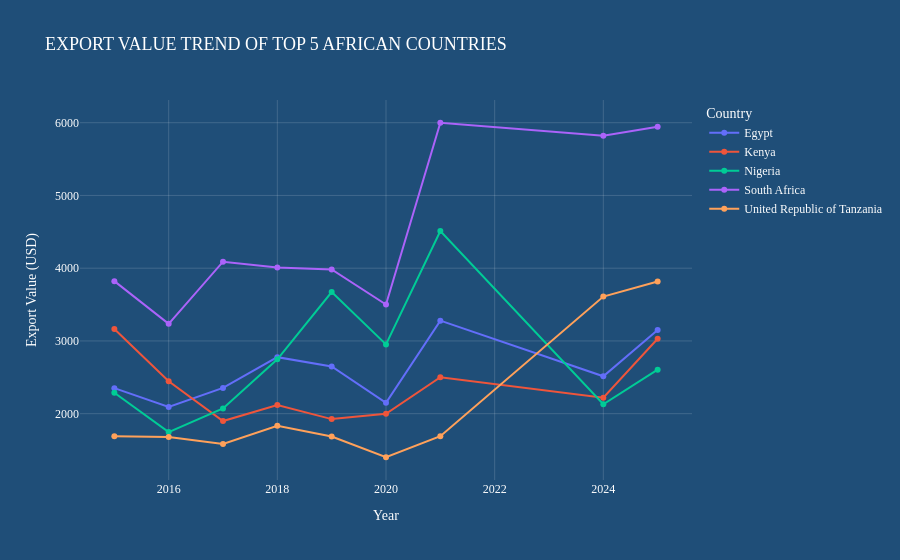

The notebook cell this image was saved under:
### Markdown cell above
<div style="
    background-color:white;
    padding:20px;
    border-radius:15px;
">
    <h1 style="
        font-size:24px;
        color:#1f4e78;
        text-align:left;
        margin:0;
        padding-left:10px;
    ">
      TOP COUNTRIES BY YEAR
    </h1>
</div>

### Code cell
fig = px.line(
    country_year,
    x='year',
    y='value_dl',
    color='country_name',
    markers=True,
    title='EXPORT VALUE TREND OF TOP 5 AFRICAN COUNTRIES',
    labels={
        'year': 'Year',
        'value_dl': 'Export Value (USD)',
        'country_name': 'Country'})

fig.update_layout(
    paper_bgcolor="#1F4E78",
    plot_bgcolor="#1F4E78",
    font=dict(
        family="Times New Roman",
        color="white"
    ),
    title=dict(
        font=dict(
            family="Times New Roman",
            size=18,
            color="white"
        )
    ),
    xaxis=dict(
        title_font=dict(size=14, color="white"),
        tickfont=dict(size=12, color="white"),
        gridcolor="rgba(255,255,255,0.15)"
    ),
    yaxis=dict(
        title_font=dict(size=14, color="white"),
        tickfont=dict(size=12, color="white"),
        gridcolor="rgba(255,255,255,0.15)"
    ),
    legend=dict(
        font=dict(color="white")
    )
)

fig.show()

### Figure 1 — Plotly figure (JSON) as saved in the notebook; plotly's stock layout.template omitted (floating-point values rounded to 4 significant figures)
{"data": [{"hovertemplate": "Country=Egypt<br>Year=%{x}<br>Export Value (USD)=%{y}<extra></extra>", "legendgroup": "Egypt", "line": {"color": "#636efa", "dash": "solid"}, "marker": {"symbol": "circle"}, "mode": "lines+markers", "name": "Egypt", "orientation": "v", "showlegend": true, "type": "scatter", "x": [2015, 2016, 2017, 2018, 2019, 2020, 2021, 2024, 2025], "xaxis": "x", "y": [2351.0, 2093.0, 2355.0, 2777.0, 2649.0, 2150.0, 3279.0, 2514.0, 3151.0], "yaxis": "y"}, {"hovertemplate": "Country=Kenya<br>Year=%{x}<br>Export Value (USD)=%{y}<extra></extra>", "legendgroup": "Kenya", "line": {"color": "#EF553B", "dash": "solid"}, "marker": {"symbol": "circle"}, "mode": "lines+markers", "name": "Kenya", "orientation": "v", "showlegend": true, "type": "scatter", "x": [2015, 2016, 2017, 2018, 2019, 2020, 2021, 2024, 2025], "xaxis": "x", "y": [3165.0, 2445.0, 1899.0, 2118.0, 1926.0, 1999.0, 2501.0, 2219.0, 3031.0], "yaxis": "y"}, {"hovertemplate": "Country=Nigeria<br>Year=%{x}<br>Export Value (USD)=%{y}<extra></extra>", "legendgroup": "Nigeria", "line": {"color": "#00cc96", "dash": "solid"}, "marker": {"symbol": "circle"}, "mode": "lines+markers", "name": "Nigeria", "orientation": "v", "showlegend": true, "type": "scatter", "x": [2015, 2016, 2017, 2018, 2019, 2020, 2021, 2024, 2025], "xaxis": "x", "y": [2289.0, 1747.0, 2072.0, 2748.0, 3672.0, 2952.0, 4511.0, 2130.0, 2605.0], "yaxis": "y"}, {"hovertemplate": "Country=South Africa<br>Year=%{x}<br>Export Value (USD)=%{y}<extra></extra>", "legendgroup": "South Africa", "line": {"color": "#ab63fa", "dash": "solid"}, "marker": {"symbol": "circle"}, "mode": "lines+markers", "name": "South Africa", "orientation": "v", "showlegend": true, "type": "scatter", "x": [2015, 2016, 2017, 2018, 2019, 2020, 2021, 2024, 2025], "xaxis": "x", "y": [3822.0, 3236.0, 4089.0, 4008.0, 3983.0, 3500.0, 5999.0, 5820.0, 5943.0], "yaxis": "y"}, {"hovertemplate": "Country=United Republic of Tanzania<br>Year=%{x}<br>Export Value (USD)=%{y}<extra></extra>", "legendgroup": "United Republic of Tanzania", "line": {"color": "#FFA15A", "dash": "solid"}, "marker": {"symbol": "circle"}, "mode": "lines+markers", "name": "United Republic of Tanzania", "orientation": "v", "showlegend": true, "type": "scatter", "x": [2015, 2016, 2017, 2018, 2019, 2020, 2021, 2024, 2025], "xaxis": "x", "y": [1689.0, 1680.0, 1583.0, 1833.0, 1686.0, 1401.0, 1691.0, 3610.0, 3816.0], "yaxis": "y"}], "layout": {"font": {"color": "white", "family": "Times New Roman"}, "legend": {"font": {"color": "white"}, "title": {"text": "Country"}, "tracegroupgap": 0}, "paper_bgcolor": "#1F4E78", "plot_bgcolor": "#1F4E78", "title": {"font": {"color": "white", "family": "Times New Roman", "size": 18}, "text": "EXPORT VALUE TREND OF TOP 5 AFRICAN COUNTRIES"}, "xaxis": {"anchor": "y", "domain": [0, 1], "gridcolor": "rgba(255,255,255,0.15)", "tickfont": {"color": "white", "size": 12}, "title": {"font": {"color": "white", "size": 14}, "text": "Year"}}, "yaxis": {"anchor": "x", "domain": [0, 1], "gridcolor": "rgba(255,255,255,0.15)", "tickfont": {"color": "white", "size": 12}, "title": {"font": {"color": "white", "size": 14}, "text": "Export Value (USD)"}}}}
